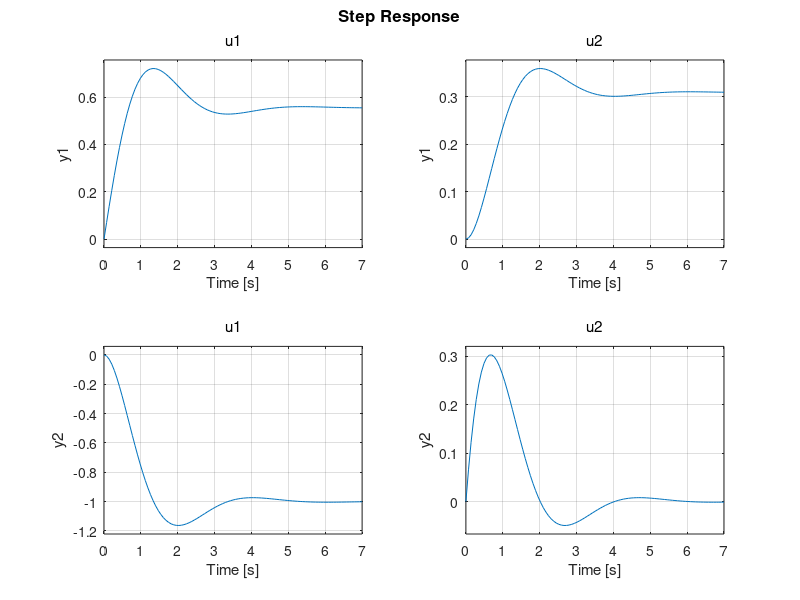

Source code (MATLAB):
%By:        Shane Billingsley
%Class:     ASEN 3728 Aircraft Dynamics
%Date:      Spring 2024

clear; close all;

d = 0.1; d_m = d/sqrt(2);   k_m = 0.003;
mom = [-5;0;0.2;0.01];

mat = [-1 -1 -1 -1; -d_m -d_m d_m d_m;...
    d_m -d_m -d_m d_m; k_m -k_m k_m -k_m];

%force = mat\mom;
force = inv(mat)*mom;
%disp(force);

A = [0 1; -3.24 -1.8];
[V,D] = eig(A);
disp(D);
disp(V);

sys= ss(A,eye(2),eye(2),0);
step(sys);
